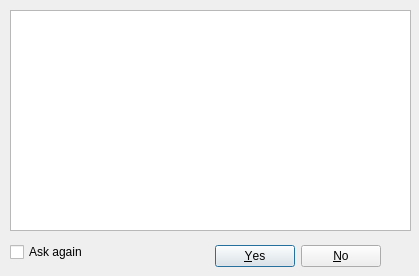
<?xml version="1.0" encoding="UTF-8"?>
<ui version="4.0">
 <class>TonemappingWarningDialog</class>
 <widget class="QDialog" name="TonemappingWarningDialog">
  <property name="windowModality">
   <enum>Qt::ApplicationModal</enum>
  </property>
  <property name="geometry">
   <rect>
    <x>0</x>
    <y>0</y>
    <width>419</width>
    <height>276</height>
   </rect>
  </property>
  <property name="windowTitle">
   <string>Attention!</string>
  </property>
  <widget class="QDialogButtonBox" name="buttonBox">
   <property name="geometry">
    <rect>
     <x>210</x>
     <y>240</y>
     <width>171</width>
     <height>32</height>
    </rect>
   </property>
   <property name="orientation">
    <enum>Qt::Horizontal</enum>
   </property>
   <property name="standardButtons">
    <set>QDialogButtonBox::No|QDialogButtonBox::Yes</set>
   </property>
  </widget>
  <widget class="QCheckBox" name="checkBoxAskAgain">
   <property name="geometry">
    <rect>
     <x>10</x>
     <y>240</y>
     <width>91</width>
     <height>24</height>
    </rect>
   </property>
   <property name="text">
    <string>Ask again</string>
   </property>
  </widget>
  <widget class="QPlainTextEdit" name="plainText">
   <property name="geometry">
    <rect>
     <x>10</x>
     <y>10</y>
     <width>401</width>
     <height>221</height>
    </rect>
   </property>
   <property name="acceptDrops">
    <bool>false</bool>
   </property>
   <property name="undoRedoEnabled">
    <bool>false</bool>
   </property>
   <property name="readOnly">
    <bool>true</bool>
   </property>
  </widget>
 </widget>
 <resources/>
 <connections>
  <connection>
   <sender>buttonBox</sender>
   <signal>accepted()</signal>
   <receiver>TonemappingWarningDialog</receiver>
   <slot>accept()</slot>
   <hints>
    <hint type="sourcelabel">
     <x>248</x>
     <y>254</y>
    </hint>
    <hint type="destinationlabel">
     <x>157</x>
     <y>274</y>
    </hint>
   </hints>
  </connection>
  <connection>
   <sender>buttonBox</sender>
   <signal>rejected()</signal>
   <receiver>TonemappingWarningDialog</receiver>
   <slot>reject()</slot>
   <hints>
    <hint type="sourcelabel">
     <x>316</x>
     <y>260</y>
    </hint>
    <hint type="destinationlabel">
     <x>286</x>
     <y>274</y>
    </hint>
   </hints>
  </connection>
 </connections>
</ui>
